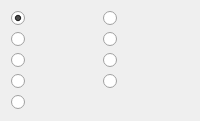
                <widget class="QWidget" name="tab_doors">
                 <attribute name="title">
                  <string>Doors</string>
                 </attribute>
                 <layout class="QGridLayout" name="gridLayout_8">
                  <item row="1" column="1">
                   <widget class="QRadioButton" name="tool_door_secret">
                    <property name="text">
                     <string/>
                    </property>
                    <property name="icon">
                     <iconset resource="../resources/resources.qrc">
                      <normaloff>:/images/images/tiles/squared_tileset/door/door_secret.png</normaloff>:/images/images/tiles/squared_tileset/door/door_secret.png</iconset>
                    </property>
                    <property name="iconSize">
                     <size>
                      <width>64</width>
                      <height>64</height>
                     </size>
                    </property>
                   </widget>
                  </item>
                  <item row="0" column="1">
                   <widget class="QRadioButton" name="tool_door_double">
                    <property name="text">
                     <string/>
                    </property>
                    <property name="icon">
                     <iconset resource="../resources/resources.qrc">
                      <normaloff>:/images/images/tiles/squared_tileset/door/door_double.png</normaloff>:/images/images/tiles/squared_tileset/door/door_double.png</iconset>
                    </property>
                    <property name="iconSize">
                     <size>
                      <width>64</width>
                      <height>64</height>
                     </size>
                    </property>
                   </widget>
                  </item>
                  <item row="3" column="1">
                   <widget class="QRadioButton" name="tool_door_concealed">
                    <property name="text">
                     <string/>
                    </property>
                    <property name="icon">
                     <iconset resource="../resources/resources.qrc">
                      <normaloff>:/images/images/tiles/squared_tileset/door/door_concealed.png</normaloff>:/images/images/tiles/squared_tileset/door/door_concealed.png</iconset>
                    </property>
                    <property name="iconSize">
                     <size>
                      <width>64</width>
                      <height>64</height>
                     </size>
                    </property>
                   </widget>
                  </item>
                  <item row="2" column="0">
                   <widget class="QRadioButton" name="tool_door_fake">
                    <property name="text">
                     <string/>
                    </property>
                    <property name="icon">
                     <iconset resource="../resources/resources.qrc">
                      <normaloff>:/images/images/tiles/squared_tileset/door/door_fake.png</normaloff>:/images/images/tiles/squared_tileset/door/door_fake.png</iconset>
                    </property>
                    <property name="iconSize">
                     <size>
                      <width>64</width>
                      <height>64</height>
                     </size>
                    </property>
                   </widget>
                  </item>
                  <item row="2" column="1">
                   <widget class="QRadioButton" name="tool_door_oneway">
                    <property name="text">
                     <string/>
                    </property>
                    <property name="icon">
                     <iconset resource="../resources/resources.qrc">
                      <normaloff>:/images/images/tiles/squared_tileset/door/door_oneway.png</normaloff>:/images/images/tiles/squared_tileset/door/door_oneway.png</iconset>
                    </property>
                    <property name="iconSize">
                     <size>
                      <width>64</width>
                      <height>64</height>
                     </size>
                    </property>
                   </widget>
                  </item>
                  <item row="0" column="0">
                   <widget class="QRadioButton" name="tool_door_simple">
                    <property name="text">
                     <string/>
                    </property>
                    <property name="icon">
                     <iconset resource="../resources/resources.qrc">
                      <normaloff>:/images/images/tiles/squared_tileset/door/door_simple.png</normaloff>:/images/images/tiles/squared_tileset/door/door_simple.png</iconset>
                    </property>
                    <property name="iconSize">
                     <size>
                      <width>64</width>
                      <height>64</height>
                     </size>
                    </property>
                    <property name="checked">
                     <bool>true</bool>
                    </property>
                   </widget>
                  </item>
                  <item row="1" column="0">
                   <widget class="QRadioButton" name="tool_door_open">
                    <property name="text">
                     <string/>
                    </property>
                    <property name="icon">
                     <iconset resource="../resources/resources.qrc">
                      <normaloff>:/images/images/tiles/squared_tileset/door/door_open.png</normaloff>:/images/images/tiles/squared_tileset/door/door_open.png</iconset>
                    </property>
                    <property name="iconSize">
                     <size>
                      <width>64</width>
                      <height>64</height>
                     </size>
                    </property>
                   </widget>
                  </item>
                  <item row="3" column="0">
                   <widget class="QRadioButton" name="tool_door_rotating">
                    <property name="text">
                     <string/>
                    </property>
                    <property name="icon">
                     <iconset resource="../resources/resources.qrc">
                      <normaloff>:/images/images/tiles/squared_tileset/door/door_rotating.png</normaloff>:/images/images/tiles/squared_tileset/door/door_rotating.png</iconset>
                    </property>
                    <property name="iconSize">
                     <size>
                      <width>64</width>
                      <height>64</height>
                     </size>
                    </property>
                   </widget>
                  </item>
                  <item row="4" column="0">
                   <widget class="QRadioButton" name="tool_door_secretoneway">
                    <property name="text">
                     <string/>
                    </property>
                    <property name="icon">
                     <iconset resource="../resources/resources.qrc">
                      <normaloff>:/images/images/tiles/squared_tileset/door/door_secretoneway.png</normaloff>:/images/images/tiles/squared_tileset/door/door_secretoneway.png</iconset>
                    </property>
                    <property name="iconSize">
                     <size>
                      <width>64</width>
                      <height>64</height>
                     </size>
                    </property>
                   </widget>
                  </item>
                 </layout>
                </widget>
